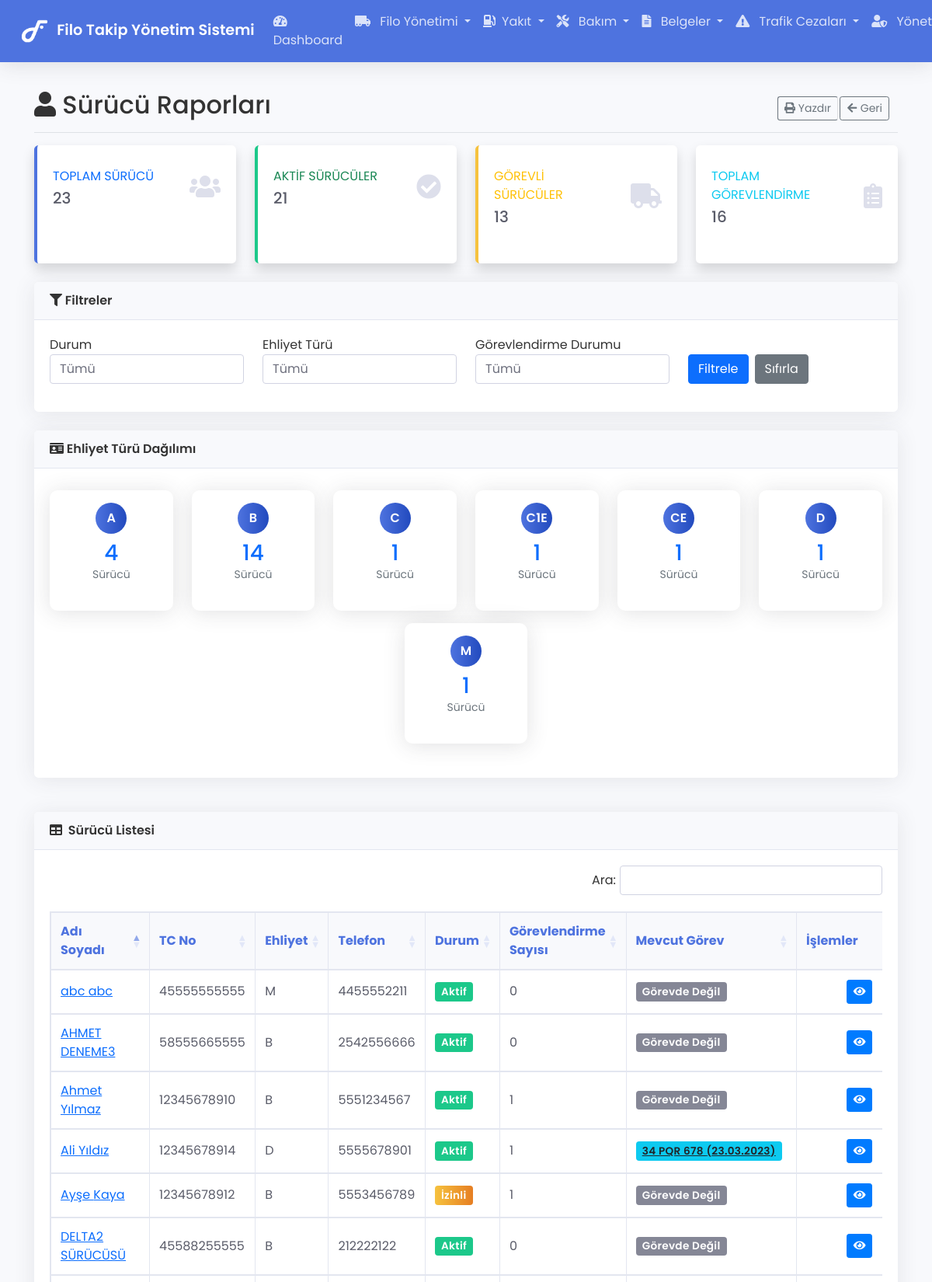
Page /reports/drivers (signed in, upper part) on the committed database.
### tables this page shows
CREATE TABLE `drivers` (
  `id` int(11) NOT NULL,
  `name` varchar(100) NOT NULL,
  `surname` varchar(100) NOT NULL,
  `identity_number` varchar(20) NOT NULL,
  `license_number` varchar(20) NOT NULL,
  `primary_license_type` varchar(5) DEFAULT NULL,
  `license_issue_date` date DEFAULT NULL,
  `license_expiry_date` date DEFAULT NULL,
  `company_id` int(11) DEFAULT NULL,
  `phone` varchar(20) NOT NULL,
  `email` varchar(100) DEFAULT NULL,
  `address` text DEFAULT NULL,
  `birth_date` date DEFAULT NULL,
  `notes` text DEFAULT NULL,
  `status` enum('Aktif','Pasif','İzinli') NOT NULL DEFAULT 'Aktif',
  `created_at` timestamp NOT NULL DEFAULT current_timestamp()
);

CREATE TABLE `vehicles` (
  `id` int(11) NOT NULL,
  `plate_number` varchar(20) NOT NULL,
  `brand` varchar(100) NOT NULL,
  `model` varchar(100) NOT NULL,
  `year` int(11) DEFAULT NULL,
  `company_id` int(11) DEFAULT NULL,
  `vehicle_type` enum('Otomobil','Kamyonet','Damperli Kamyon','Istıcı Kazan','Beton Santrali','Silindir','Loder','Bekoloder','Ekskavatör','Akaryakıt Tankı','Yağlama ve Bakım','Mikserler','Çekici','Arazöz','Mobil Beton Pompası','Jeneratör') NOT NULL,
  `status` enum('Aktif','Pasif','Bakımda') NOT NULL DEFAULT 'Aktif',
  `created_at` timestamp NOT NULL DEFAULT current_timestamp(),
  `order_number` varchar(50) DEFAULT NULL,
  `equipment_number` varchar(50) DEFAULT NULL,
  `fixed_asset_number` varchar(50) DEFAULT NULL,
  `cost_center` varchar(100) DEFAULT NULL,
  `production_site` varchar(100) DEFAULT NULL,
  `inspection_date` date DEFAULT NULL,
  `traffic_insurance_agency` varchar(100) DEFAULT NULL,
  `traffic_insurance_date` date DEFAULT NULL,
  `casco_insurance_agency` varchar(100) DEFAULT NULL,
  `casco_insurance_date` date DEFAULT NULL,
  `work_site` varchar(100) DEFAULT NULL,
  `initial_km` int(11) DEFAULT NULL COMMENT 'Aracın sisteme giriş km bilgisi',
  `initial_hours` decimal(10,2) DEFAULT NULL COMMENT 'Aracın sisteme giriş çalışma saati',
  `current_km` int(11) DEFAULT NULL COMMENT 'Aracın mevcut kilometre bilgisi',
  `current_hours` decimal(10,2) DEFAULT NULL COMMENT 'Aracın mevcut çalışma saati'
);

CREATE TABLE `vehicle_assignments` (
  `id` int(11) NOT NULL,
  `vehicle_id` int(11) NOT NULL,
  `driver_id` int(11) NOT NULL,
  `start_date` date NOT NULL,
  `end_date` date DEFAULT NULL,
  `status` enum('Aktif','Tamamlandı','İptal') NOT NULL DEFAULT 'Aktif',
  `location` varchar(100) DEFAULT NULL,
  `notes` text DEFAULT NULL,
  `created_at` timestamp NOT NULL DEFAULT current_timestamp()
);

### app/views/reports/drivers.php (the view, shortened to what the rows shown need)
<?php require APPROOT . '/views/inc/header.php'; ?>
<div class="container-fluid">
    <div class="d-flex justify-content-between flex-wrap flex-md-nowrap align-items-center pt-3 pb-2 mb-3 border-bottom">
        <h1 class="h2"><i class="fas fa-user"></i> Sürücü Raporları</h1>
    </div>
    <div class="card mb-4">
        <div class="card-body">
            <div class="table-responsive">
                <table class="table table-hover table-bordered" id="dataTable" width="100%" cellspacing="0">
                    <thead>
                        <tr>
                            <th>Adı Soyadı</th>
                            <th>TC No</th>
                            <th>Ehliyet</th>
                            <th>Telefon</th>
                            <th>Durum</th>
                            <th>Görevlendirme Sayısı</th>
                            <th>Mevcut Görev</th>
                            <th>İşlemler</th>
                        </tr>
                    </thead>
                    <tbody>
                        <?php foreach ($data['drivers'] as $driver) : ?>
                            <tr>
                                <td>
                                    <a href="<?php echo URLROOT; ?>/drivers/show/<?php echo $driver->id; ?>">
                                        <?php echo $driver->name . ' ' . $driver->surname; ?>
                                    </a>
                                </td>
                                <td><?php echo isset($driver->identity_number) ? $driver->identity_number : '-'; ?></td>
                                <td><?php echo isset($driver->primary_license_type) ? $driver->primary_license_type : '-'; ?></td>
                                <td><?php echo isset($driver->phone) ? $driver->phone : '-'; ?></td>
                                <td>
                                    <?php if ($driver->status == 'Aktif') : ?>
                                        <span class="badge bg-success">Aktif</span>
                                    <?php elseif ($driver->status == 'İzinli') : ?>
                                        <span class="badge bg-warning">İzinli</span>
                                    <?php else : ?>
                                        <span class="badge bg-danger">Pasif</span>
                                    <?php endif; ?>
                                </td>
                                <td><?php echo isset($driver->assignment_count) ? $driver->assignment_count : '0'; ?></td>
                                <td>
                                    <?php if (isset($driver->current_assignment) && $driver->current_assignment) : ?>
                                        <a href="<?php echo URLROOT; ?>/assignments/show/<?php echo $driver->current_assignment->id; ?>" class="badge bg-info text-dark">
                                            <?php echo $driver->current_assignment->plate_number; ?> (<?php echo date('d.m.Y', strtotime($driver->current_assignment->start_date)); ?>)
                                        </a>
                                    <?php else : ?>
                                        <span class="badge bg-secondary">Görevde Değil</span>
                                    <?php endif; ?>
                                </td>
                                <td>
                                    <a href="<?php echo URLROOT; ?>/drivers/show/<?php echo $driver->id; ?>" class="btn btn-sm btn-primary">
                                        <i class="fas fa-eye"></i>
                                    </a>
                                </td>
                            </tr>
                        <?php endforeach; ?>
                    </tbody>
                </table>
            </div>
        </div>
    </div>
</div>
<?php require APPROOT . '/views/inc/footer.php'; ?>

### rows in the picture
drivers: name "abc", surname "abc", identity_number "45555555555", primary_license_type "M", phone "4455552211", status "Aktif", assignment_count "0", shows "Görevde Değil"
drivers: name "Ahmet", surname "Yılmaz", identity_number "12345678910", primary_license_type "B", phone "5551234567", status "Aktif", id "1", shows "Görevde Değil"
drivers: name "AHMET", surname "DENEME3", identity_number "58555665555", primary_license_type "B", phone "2542556666", status "Aktif", assignment_count "0", shows "Görevde Değil"
drivers: name "Ali", surname "Yıldız", identity_number "12345678914", primary_license_type "D", phone "5555678901", status "Aktif", assignment_count "1"
vehicles: plate_number "34 PQR 678"
vehicle_assignments: start_date "23.03.2023"
drivers: name "Ayşe", surname "Kaya", identity_number "12345678912", primary_license_type "B", phone "5553456789", status "İzinli", assignment_count "1", shows "Görevde Değil"
drivers: name "DELTA2", surname "SÜRÜCÜSÜ", identity_number "45588255555", primary_license_type "B", phone "212222122", status "Aktif", assignment_count "0", shows "Görevde Değil"

### other values in the picture
SITENAME "Filo Takip Yönetim Sistemi"
$data['driverStats']['total'] "23"
$data['driverStats']['active'] "21"
$data['driverStats']['assigned'] "13"
$data['driverStats']['total_assignments'] "16"
$license->license_type "A"
$license->count "4"
$license->license_type "B"
$license->count "14"
$license->license_type "C"
$license->count "1"
$license->license_type "C1E"
$license->license_type "CE"
$license->license_type "D"
$license->license_type "M"
